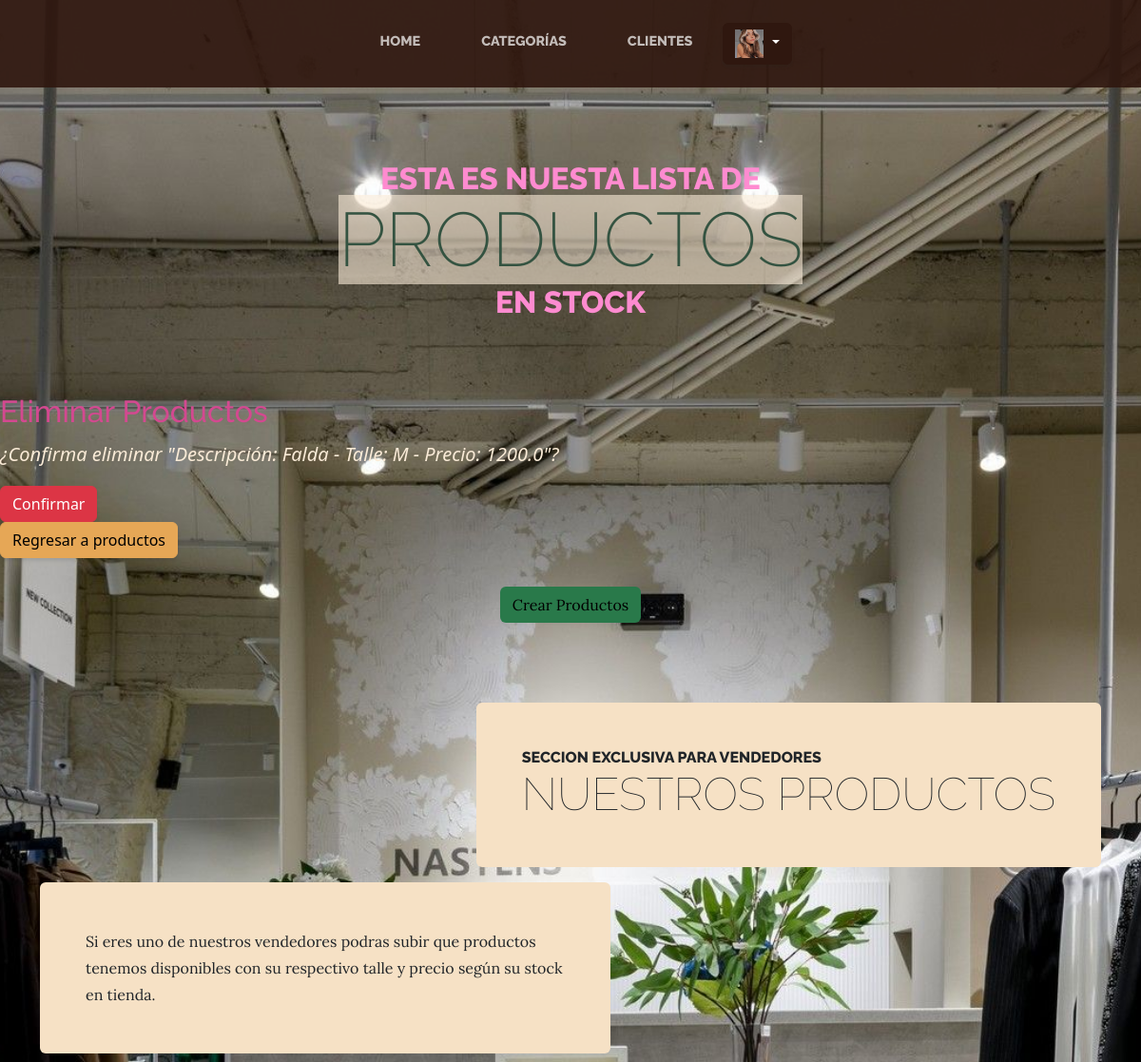
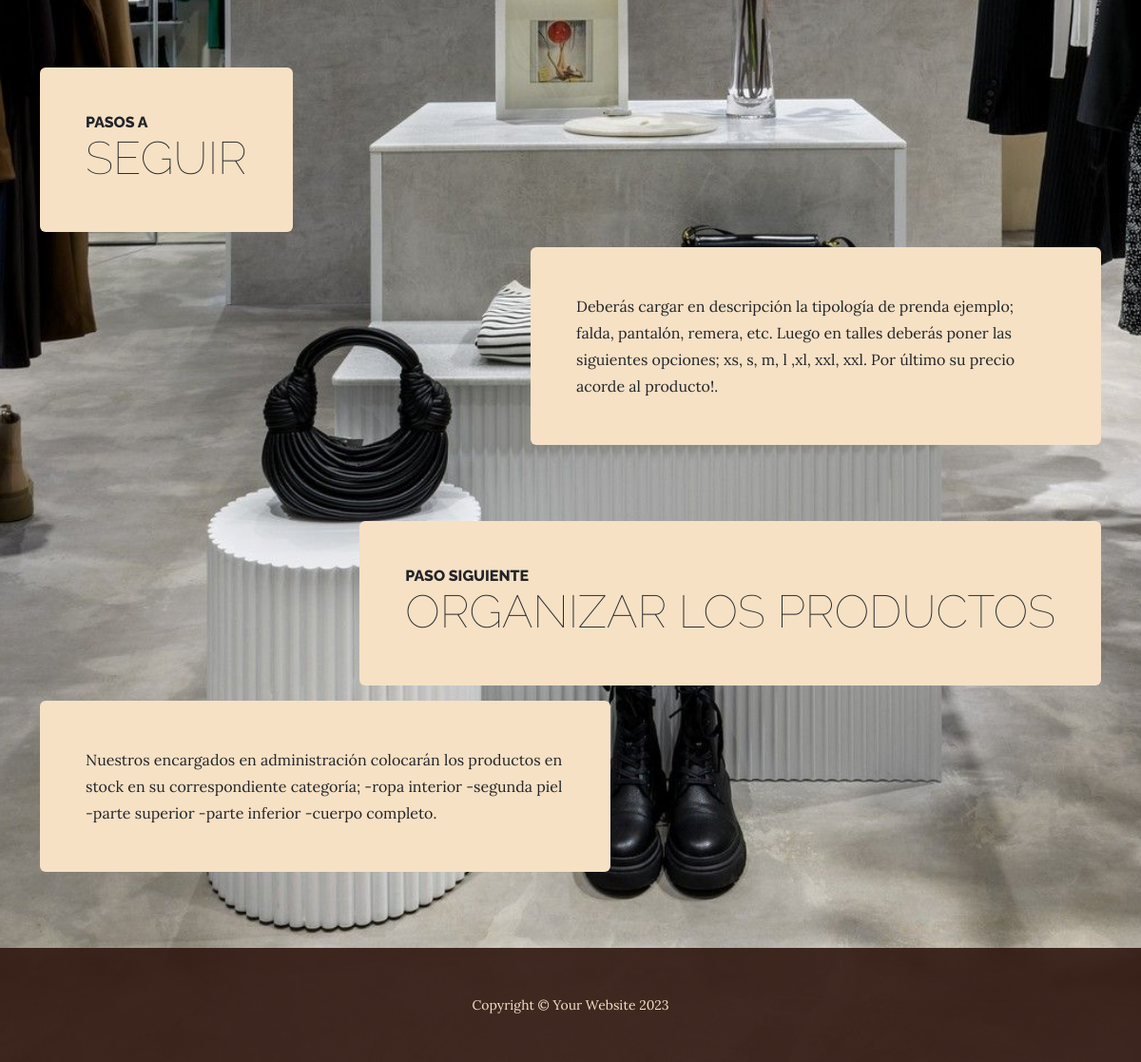
Page /eliminarproducto/1/ (signed in) on the committed database (2 pictures, top to bottom).
### apps/clientes/models.py (models this page shows, shortened)
class CustomUser(AbstractUser):
    first_name = models.CharField(max_length=30, verbose_name=_('First name'))
    last_name = models.CharField(max_length=30, verbose_name=_('Last name'))
    email = models.EmailField(unique=True, verbose_name=_('Email'))
    is_active = models.BooleanField(default=True, verbose_name=_('Active'))
    date_joined = models.DateTimeField(auto_now_add=True, verbose_name=_('Date joined'))
    custom_groups = models.ManyToManyField(Group, related_name='custom_users', blank=True, verbose_name=_('groups'))
    custom_user_permissions = models.ManyToManyField(Permission, related_name='custom_users', blank=True, verbose_name=_('user permissions'))

class Avatar(models.Model):
    user = models.OneToOneField(get_user_model(), on_delete=models.CASCADE)
    imagen = models.ImageField(
    upload_to='avatares', null=True, blank=True, default="/default.jpeg")

### apps/productos/models.py (models this page shows)
class Producto(models.Model):
    descripcion = models.CharField(max_length=50)
    talle = models.CharField(max_length=50, default="")
    precio = models.FloatField()
    imagen = models.ImageField(upload_to='productos/', blank=True, null=True)  # Agrega este campo
    def __str__(self):
        return f"Descripción: {self.descripcion} - Talle: {self.talle} - Precio: {self.precio}"

### apps/productos/views.py (the view)
# urls.py: path('eliminarproducto/<int:pk>/', ProductoDelete.as_view(),
@method_decorator(login_required(login_url=reverse_lazy('clientes:usuarios-login')), name='dispatch')
class ProductoDelete(DeleteView):
    model = Producto
    template_name = "productos/eliminarproducto.html"
    success_url = reverse_lazy("productos:lista_productos")

### apps/productos/templates/productos/eliminarproducto.html (shortened to what this page needs)
{% extends 'productos/products.html' %}
{% block INDEX_TITULO %}
<h2 class="titulo__eliminar">Eliminar Productos</h2>
{% endblock INDEX_TITULO %}
{% block INDEX_CONTENIDO %}
<section class="eliminar__producto">
    <p class="fs-5 fst-italic">¿Confirma eliminar "{{ object }}"?</p>
        <form method="post">
            <button type="submit" class="btn btn-danger">Confirmar</button>
        </form>
        <a href="{% url 'productos' %}" class="btn btn-primary">
            Regresar a productos
        </a>
</section>
{% endblock INDEX_CONTENIDO %}

### apps/TIENDA/templates/TIENDA/navegacion.html (shortened to what this page needs)
<nav class="navbar navbar-expand-lg navbar-dark py-lg-4" id="mainNav">
    <div class="container">
        <div class="collapse navbar-collapse" id="navbarSupportedContent">
            <ul class="navbar-nav mx-auto">
                <li class="nav-item px-lg-4"><a class="nav-link text-uppercase" href="{% url 'inicioTienda' %}">Home</a></li>
                <li class="nav-item px-lg-4"><a class="nav-link text-uppercase" href="{% url 'categorias' %}">Categorías</a></li>
                <li class="nav-item px-lg-4"><a class="nav-link text-uppercase" href="{% url 'clientes' %}">Clientes</a></li>
                {% if request.user.is_authenticated %}
                <div class="dropdown">
                    <a class="btn btn-secondary dropdown-toggle" href="{% url 'clientes' %}" role="button" id="dropdownMenuLink" data-bs-toggle="dropdown" aria-expanded="false">
                        {%if request.user.avatar %}
                            <img style="width: 30px; height: 30px;" src="{{ request.user.avatar.imagen.url }}" alt="Avatar del usuario" class="user-avatar">
                        {% endif %}
                    </a>
                </div>
                {% endif %}
            </ul>
        </div>
    </div>
</nav>

### apps/TIENDA/static/TIENDA/css/stylesPropios.css (style rules this page uses)
body { background-image: url("../assets/img/fondo2.jpeg"); }
.eliminar__producto { color: antiquewhite; font-family: system-ui, -apple-system, BlinkMacSystemFont, 'Segoe UI', Roboto, Oxygen, Ubuntu, Cantarell, 'Open Sans', 'Helvetica Neue', sans-serif; }
.titulo__eliminar { color: rgb(211, 73, 144); }

### rows in the picture
CustomUser: user.avatar.imagen (picture)
Producto: descripcion+talle+precio "Descripción: Falda - Talle: M - Precio: 1200.0"
